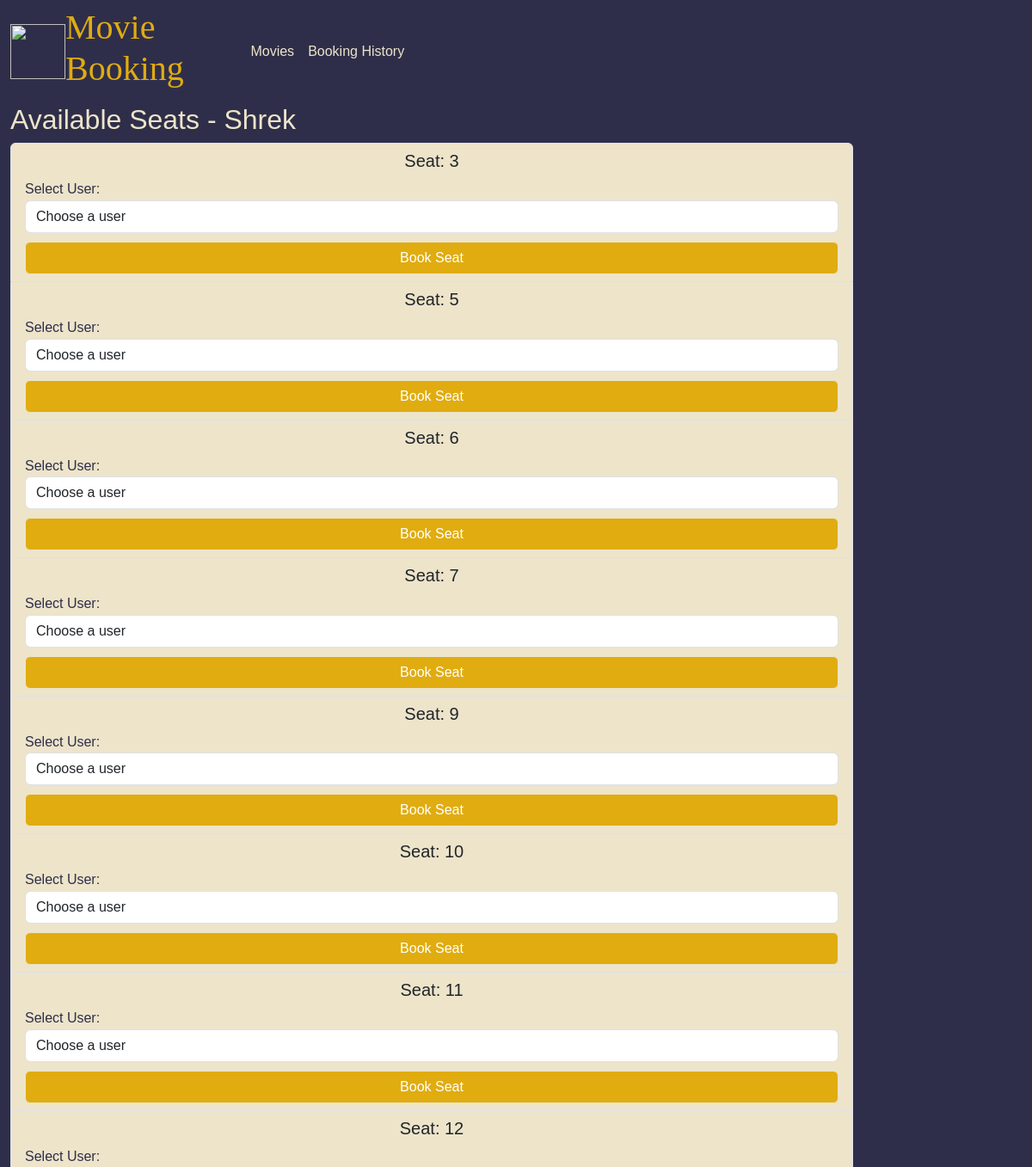
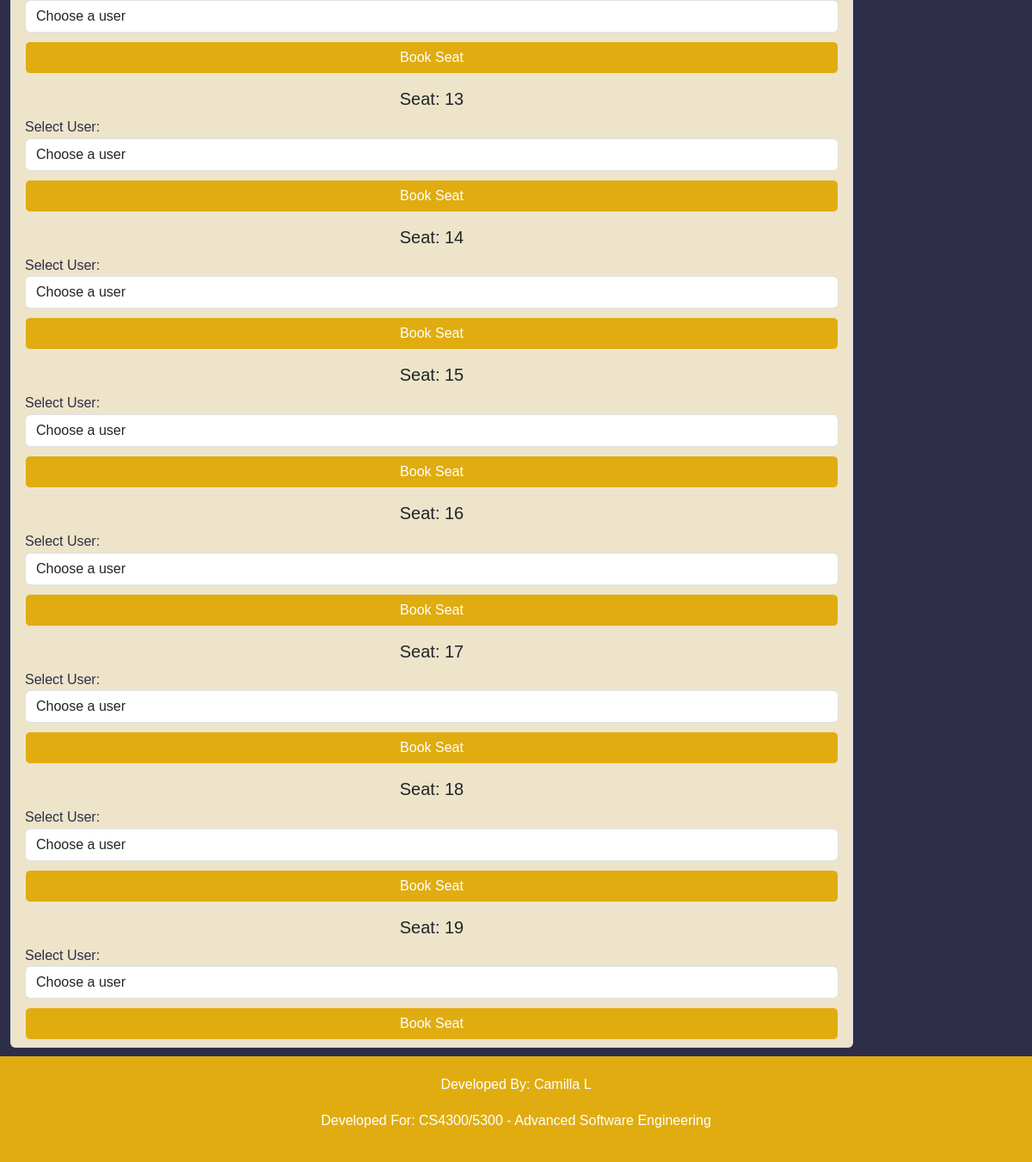
Screenshot of /movies/3/book_seat with the database file from the repository (2 pictures, top to bottom).
### bookings/models.py (models this page shows)
class Movie(models.Model):
    title = models.CharField(max_length=200)
    description = models.TextField()
    release_date = models.DateField()
    duration = models.IntegerField()

class Seat(models.Model):
    seat_number = models.CharField(max_length=3)
    is_booked = models.BooleanField(default=False)

### bookings/views.py (the view, shortened to what this page needs)
# urls.py: path('movies/<int:movie_pk>/book_seat', book_seat, name='book_seat'), # Allows a user to book a seat under their name
def book_seat(request, movie_pk):
    movie = get_object_or_404(Movie, pk=movie_pk) #Gets pk based on the movie the user wanted to book for
    users = User.objects.all() #gets all user objects
    seats = Seat.objects.filter(is_booked=False) #gets all seats that are not booked
    if request.method == 'GET':
        return render(request, 'book_seat.html', {'movie': movie, 'seats': seats, 'users':users}) # Render html passing movie

### bookings/templates/book_seat.html (shortened to what this page needs)
{% extends 'base.html' %}
{% load rest_framework %}
{% block content %}
<h2>Available Seats - {{ movie.title }}</h2>
<ul class="list-group">
    {% for seat in seats %}
            <li class="list-group-item" size="" style="background-color: #ede4ca">
                <h5 class="text-center">Seat: {{ seat.seat_number }}</h5>
                <form method="POST" style="color: #2f2e4a" action="{% url 'book_seat' movie.id %}">
                    <div class="form-group">
                        <label for="user-select" style="color: #2f2e4a">Select User:</label>
                        <select id="user_name" name="user_name" class="form-control" required>
                            <option value="" disabled selected>Choose a user</option>
                        </select>
                    </div>
                    <button type="submit" class="btn btn-primary" style="width: 100%; background-color: #e0ac10;border-color: #ede4ca;">Book Seat</button>
                </form>
            </li>
    {% endfor %}
</ul>
{% endblock %}

### bookings/static/index.css (style rules this page uses)
body { font-family: 'Veranda', sans-serif; margin: 0; padding: 0; background-color: #2f2e4a; color: #ede4ca; line-height: 1.6; }
button { padding: 6px 15px; background-color: #392fbe; color: white; border: none; border-radius: 5px; cursor: pointer; }
input, select { width: 20%; padding: 8px; margin-bottom: 10px; border: 1px solid #000000; border-radius: 5px; }

### rows the page displays
Movie: title "Shrek"
Seat: seat_number "3"
Seat: seat_number "5"
Seat: seat_number "6"
Seat: seat_number "7"
Seat: seat_number "9"
Seat: seat_number "10"
Seat: seat_number "11"
Seat: seat_number "12"
Seat: seat_number "13"
Seat: seat_number "14"
Seat: seat_number "15"
Seat: seat_number "16"
Seat: seat_number "17"
Seat: seat_number "18"
Seat: seat_number "19"
